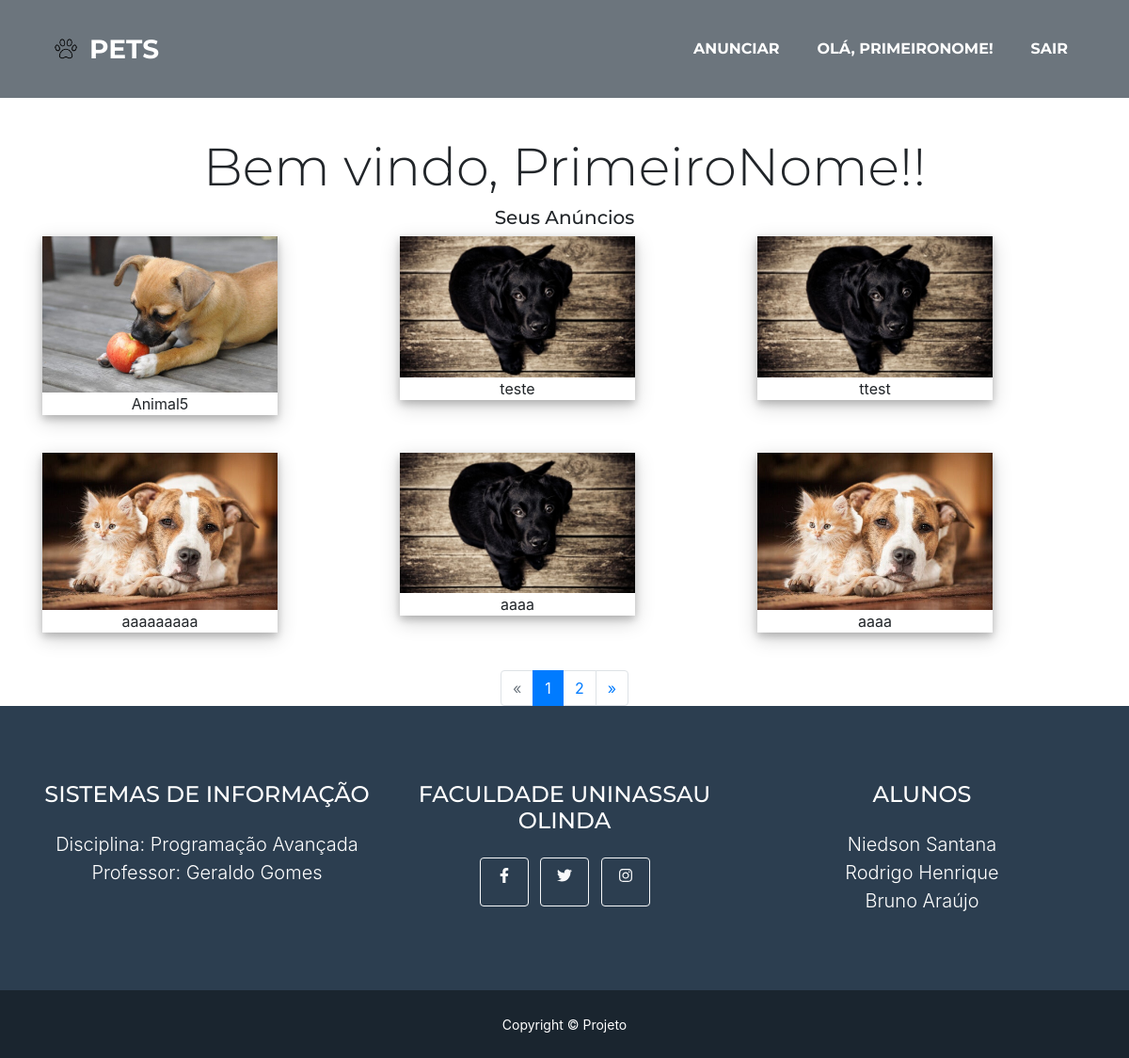
Screenshot of /1/user (signed in) with the database file from the repository.
### users/models.py (models this page shows, shortened)
class CustomUsuario(AbstractUser):
    email = models.EmailField('E-mail', unique=True)
    fone = models.CharField('Telefone', max_length=15)
    is_staff = models.BooleanField('Membro da equipe', default=True)
    USERNAME_FIELD = 'email'
    REQUIRED_FIELDS = ['first_name', 'last_name', 'fone']
    objects = UserManager()

### core/models.py (models this page shows, shortened)
class Animal(models.Model):
    usuario = models.ForeignKey(get_user_model(), verbose_name='Autor', on_delete=models.CASCADE)
    nome = models.CharField(max_length=20)
    PORTE_ESCOLHAS = (
        ('P', 'Pequeno'),
        ('M', 'Médio'),
        ('G', 'Grande'),
    )
    porte = models.CharField(max_length=1, choices=PORTE_ESCOLHAS)
    cor = models.CharField(max_length=8)
    castrado = models.BooleanField()
    TIPO_ESCOLHA = (
        ('CÃO', 'Cão'),
        ('GATO', 'Gato'),
    )
    tipo = models.CharField(max_length=4, choices=TIPO_ESCOLHA)
    image = StdImageField('Imagem', upload_to = './images', null = True, blank = True, variations={'thumb': {'width': 900, 'height': 650, 'crop': True}})
    info = models.TextField()
    email = models.CharField(max_length=70)
    fone = models.CharField(max_length=25)
    cidade = models.CharField(max_length=30)

### core/views.py (the view)
# urls.py: path('<int:pk>/user', PageUser.as_view(), name='page_user')
class PageUser(LoginRequiredMixin, ListView):
    paginate_by = 6
    ordering = 'id'
    models = Animal
    template_name = 'user_page.html'
    queryset = Animal.objects.all()
    context_object_name = 'animais'
    def get_queryset(self) :
        self.object_list = Animal.objects.filter(usuario=self.request.user)
        return self.object_list

### core/templates/user_page.html (shortened to what this page needs)
{% extends 'base.html' %}
{% load bootstrap4 %}
{% load static %}
{% block content %}
<br><br><br><br><br>
<center><h1 class="display-4">Bem vindo, {{ user.get_short_name }}!!</h1>
    <h5>Seus Anúncios</h5>
</center>
<div class="container">
    <div class="row">
        {% for animal in page_obj %}
        <div class="col-sm-12 col-md-6 col-lg-4" data-toggle="modal" data-target="#modal{{animal.id}}">
            <div class="polaroid">
                <img src="{{ animal.image.url }}" alt="Norway" style="width:100%">
                <div class="container">
                    <p>{{ animal.nome }}</p>
                </div>
            </div>
            <br>
        </div>
        {% endfor %}
    </div>
</div>
<nav aria-label="navegacao-paginacao">
    <ul class="nav justify-content-center">
        {% if page_obj.has_previous %}
        <li class="page-item"><a class="page-link"
                                 href="?page={{ page_obj.previous_page_number }}">&laquo;</a>
        </li>
        {% else %}
        <li class="page-item disabled"><a class="page-link" href="#">&laquo;</a></li>
        {% endif %}
        {% for num in paginator.page_range %}
        {% if page_obj.number == num %}
        <li class="page-item active"><a class="page-link" href="#">{{ num }}</a></li>
        {% else %}
        <li class="page-item"><a class="page-link" href="?page={{ num }}">{{ num }}</a></li>
        {% endif %}
        {% endfor %}
        {% if page_obj.has_next %}
        <li class="page-item"><a class="page-link" href="?page={{ page_obj.next_page_number }}">&raquo;</a>
        </li>
        {% else %}
        <li class="page-item disabled"><a class="page-link" href="#">&raquo;</a></li>
        {% endif %}
    </ul>
</nav>
{% endblock %}

### core/templates/base.html (shortened to what this page needs)
{% load bootstrap4 %}
{% load static %}
<!DOCTYPE html>
<html lang="pt-br">
<head>
    <div class="containerlogonovo">
    </div>
    <link href="{%static 'css/styles.css' %}" rel="stylesheet"/>
    {% bootstrap_css %}
</head>
<body id="page-top">
<nav class="navbar navbar-expand-lg bg-secondary text-uppercase fixed-top" id="mainNav">
    <div class="container">
        <img class="img-fluid" src="{% static 'assets/img/logo_caoe_gato.png' %}" width="50" height="50" alt=""/>
        <a class="navbar-brand js-scroll-trigger" href="{% url 'index' %}">Pets</a>
        <div class="collapse navbar-collapse" id="navbarResponsive">
            <ul class="navbar-nav ml-auto">
                <li class="nav-item mx-0 mx-lg-1"><a class="nav-link py-3 px-0 px-lg-3 rounded js-scroll-trigger"
                                                     href="{% url 'add_animal' %}">Anunciar</a></li>
                {% if user.is_anonymous %}
                <li class="nav-item mx-0 mx-lg-1"><a class="nav-link py-3 px-0 px-lg-3 rounded js-scroll-trigger"
                                                     href="{% url 'login' %}"> Entrar </a></li>
                {% else %}
                <li class="nav-item mx-0 mx-lg-1"><a class="nav-link py-3 px-0 px-lg-3 rounded js-scroll-trigger"
                                                     href="{% url 'page_user' user.pk %}">Olá, {{ user.get_short_name }}!</a></li>
                <li class="nav-item mx-0 mx-lg-1"><a class="nav-link py-3 px-0 px-lg-3 rounded js-scroll-trigger"
                                                     href="{% url 'logout' %}">Sair</a></li>
                {% endif %}</a></li>
            </ul>
        </div>
    </div>
</nav>
{% block content %}
{% endblock %}
<footer class="footer text-center">
    <div class="container">
        <div class="row">
            <div class="col-lg-4 mb-5 mb-lg-0">
                <h4 class="text-uppercase mb-4">Sistemas de Informação</h4>
                <p class="lead mb-0">
                    Disciplina: Programação Avançada
                </p>
                <p class="lead mb-0">
                    Professor: Geraldo Gomes
                </p>
            </div>
            <div class="col-lg-4 mb-5 mb-lg-0">
                <h4 class="text-uppercase mb-4">Faculdade Uninassau</br>Olinda</h4>
                <a class="btn btn-outline-light btn-social mx-1" href="https://www.facebook.com/UNINASSAU/"><i
                        class="fab fa-fw fa-facebook-f"></i></a>
                <a class="btn btn-outline-light btn-social mx-1" href="https://twitter.com/_uninassau"><i
                        class="fab fa-fw fa-twitter"></i></a>
                <a class="btn btn-outline-light btn-social mx-1" href="https://www.instagram.com/uninassau/?hl=pt-br"><i
                        class="fab fa-fw fa-instagram"></i></a>
            </div>
            <div class="col-lg-4">
                <h4 class="text-uppercase mb-4">Alunos</h4>
                <p class="lead mb-0">
                    Niedson Santana
                </p>
                <p class="lead mb-0">
                    Rodrigo Henrique
                </p>
                <p class="lead mb-0">
                    Bruno Araújo
                </p>
            </div>
        </div>
    </div>
</footer>
<div class="copyright py-4 text-center text-white">
    <div class="container"><small>Copyright © Projeto </small></div>
</div>
</body>
</html>

### core/templates/base.html (style rules this page uses)
div.polaroid { width: 250px; box-shadow: 0 4px 8px 0 rgba(0, 0, 0, 0.2), 0 6px 20px 0 rgba(0, 0, 0, 0.19); text-align: center; }

### rows the page displays
CustomUsuario: get_short_name "PRIMEIRONOME", get_short_name "PrimeiroNome"
Animal: image (picture), nome "Animal5"
Animal: image (picture), nome "teste"
Animal: image (picture), nome "ttest"
Animal: image (picture), nome "aaaaaaaaa"
Animal: image (picture), nome "aaaa"
Animal: image (picture), nome "aaaa"

### other values shown
{{ num }} "1"
{{ num }} "2"
